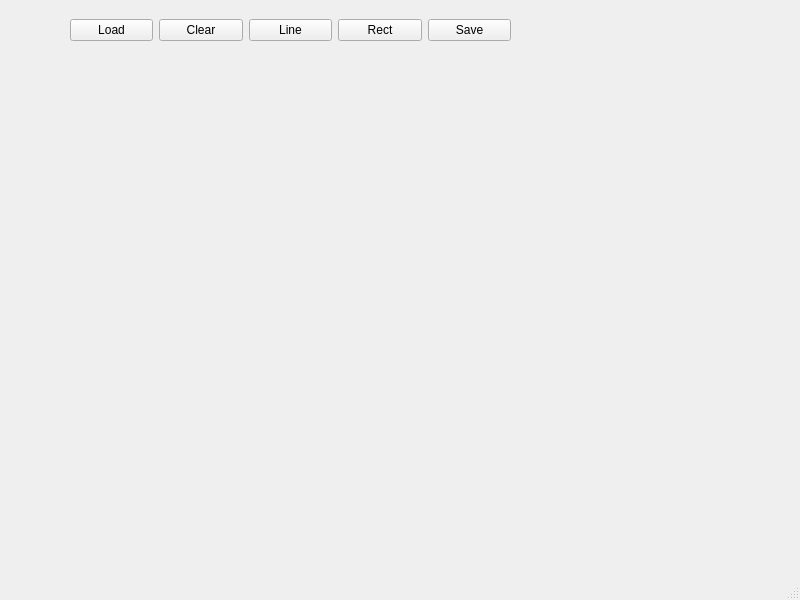
<?xml version="1.0" encoding="UTF-8"?>
<ui version="4.0">
 <class>MainWindow</class>
 <widget class="QMainWindow" name="MainWindow">
  <property name="geometry">
   <rect>
    <x>0</x>
    <y>0</y>
    <width>800</width>
    <height>600</height>
   </rect>
  </property>
  <property name="windowTitle">
   <string>MainWindow</string>
  </property>
  <widget class="QWidget" name="centralwidget">
   <widget class="QWidget" name="horizontalLayoutWidget">
    <property name="geometry">
     <rect>
      <x>70</x>
      <y>10</y>
      <width>441</width>
      <height>41</height>
     </rect>
    </property>
    <layout class="QHBoxLayout" name="horizontalLayout">
     <item>
      <widget class="QPushButton" name="loadButton">
       <property name="text">
        <string>Load</string>
       </property>
      </widget>
     </item>
     <item>
      <widget class="QPushButton" name="clearButton">
       <property name="text">
        <string>Clear</string>
       </property>
      </widget>
     </item>
     <item>
      <widget class="QPushButton" name="lineButton">
       <property name="text">
        <string>Line</string>
       </property>
      </widget>
     </item>
     <item>
      <widget class="QPushButton" name="rectButton">
       <property name="text">
        <string>Rect</string>
       </property>
      </widget>
     </item>
     <item>
      <widget class="QPushButton" name="saveButton">
       <property name="text">
        <string>Save</string>
       </property>
      </widget>
     </item>
    </layout>
   </widget>
  </widget>
  <widget class="QMenuBar" name="menubar">
   <property name="geometry">
    <rect>
     <x>0</x>
     <y>0</y>
     <width>800</width>
     <height>22</height>
    </rect>
   </property>
  </widget>
  <widget class="QStatusBar" name="statusbar"/>
 </widget>
 <resources/>
 <connections/>
</ui>
